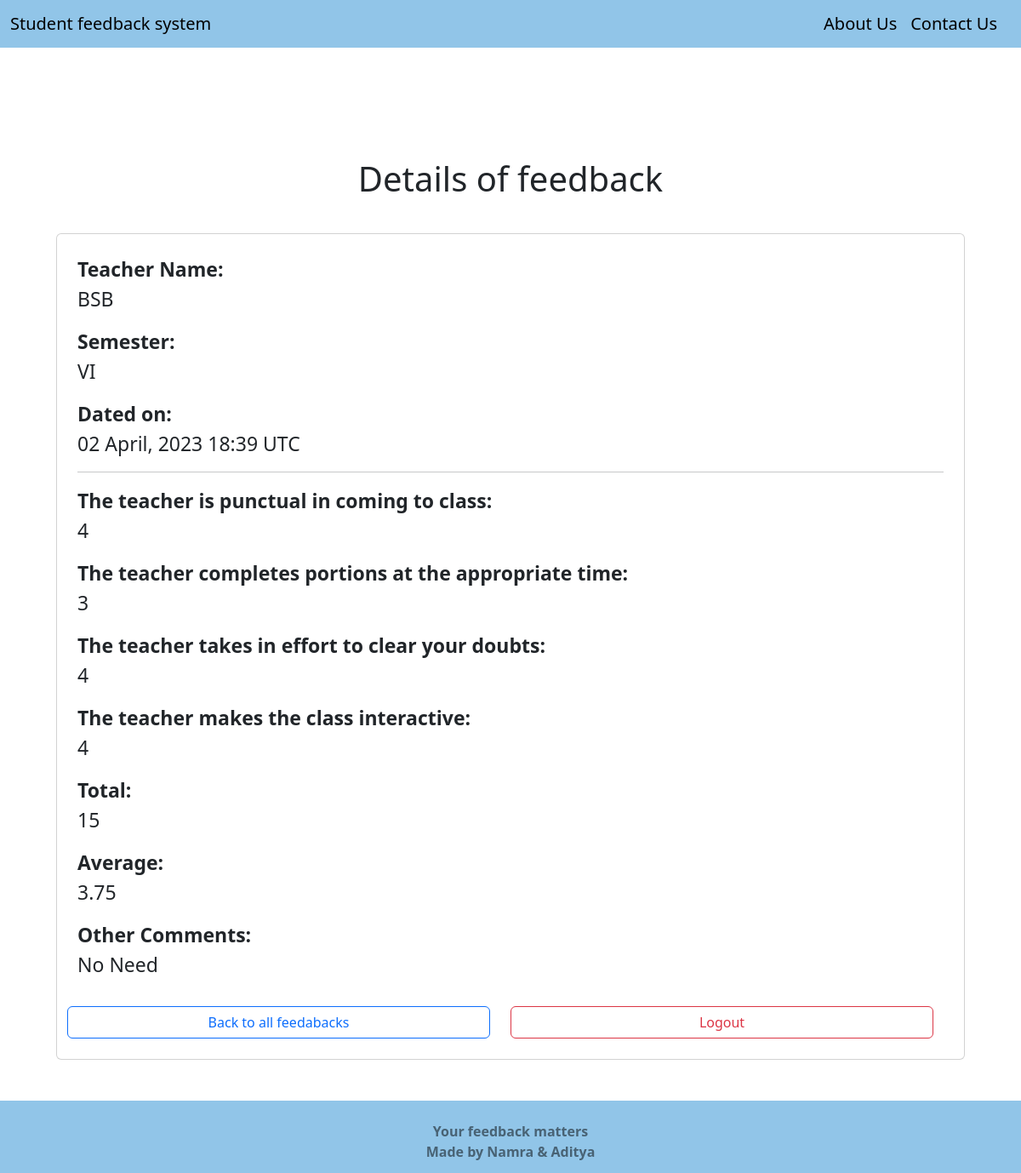
Page /review/faculty_detail_feedback/16/ on the committed database.
### Feedback/models.py (models this page shows, shortened)
class FeedbackData(models.Model):
    CHOICES = (
            (1,'Unsatisfactory'),
            (2,'Satisfactory'),
            (3,'Good'),
            (4,'Very Good'),
            (5,'Outstanding')
            )
    date_submitted = models.DateTimeField(auto_now=True)
    teacher_name = models.ForeignKey(Faculty, verbose_name='Name of Teacher',
                                     on_delete=models.CASCADE)
    semester = models.ForeignKey(Semester, verbose_name='Semester',
                                  on_delete=models.SET_NULL, blank=True, null=True)
    punctuality = models.PositiveSmallIntegerField(verbose_name='The teacher is punctual in coming to class',
                                   default = None, blank=False, null=False,
                                   choices=CHOICES)
    portion = models.PositiveSmallIntegerField(verbose_name='The teacher completes portions at the appropriate time',
                               default = None, blank=False, null=False,
                               choices=CHOICES)
    doubt = models.PositiveSmallIntegerField(verbose_name='The teacher takes in effort to clear your doubts',
                             default = None, blank=False, null=False,
                             choices=CHOICES)
    interactive = models.PositiveSmallIntegerField(verbose_name='The teacher makes the class interactive',
                                   default = None, blank=False, null=False,
                                   choices=CHOICES)
    total = models.PositiveIntegerField()
    average = models.FloatField()
    comments = models.TextField(verbose_name='Any other feedback (your comments)',
                                blank=True)
    class Meta:
        verbose_name = 'Feedback Data'
        verbose_name_plural = 'Feedback Data'
    def __init__(self, *args, **kwargs):
        super(FeedbackData, self).__init__(*args, **kwargs)
        if 'teacher_name' in kwargs:
            self.fields['semester'].queryset = Semester.objects.filter(
                faculty=kwargs['teacher_name']
            )

### Review/models.py (models this page shows, shortened)
class Faculty(models.Model):
    BATCH = (
        ('A','A'),
        ('B','B'),
    )
    name=models.CharField(max_length=100)
    gmail=models.CharField(max_length=100)
    password=models.CharField(max_length=100)
    semester = models.ManyToManyField(Semester)
    subject=models.ManyToManyField(Subject)
    batch=models.CharField(verbose_name='batches',max_length=5,choices=BATCH)
    class Meta:
        verbose_name = 'Faculty'
        verbose_name_plural = 'Faculties'
    def __str__(self):
        return self.name

class Semester(models.Model):
    name=models.CharField(max_length=5)
    def __str__(self):
        return self.name

### Review/views.py (the view)
# urls.py: path('faculty_detail_feedback/<int:pk>/', FacultyFeedbackDetailView.as_view(), name='FacultyFeedbackDetailView'),
class FacultyFeedbackDetailView(DetailView):
    model = FeedbackData
    template_name = 'Review/faculty_detail_feedback.html'
    context_object_name = 'feedback'

### Review/templates/Review/faculty_detail_feedback.html
{% extends 'Home/index.html' %}
{% block content %}
    <div class="container">
        <h1 class="text-center py-3">Details of feedback</h1>
        <div class="card p-4 m-4">
            <p style="font-size: 23px;"><strong>Teacher Name:</strong><br>{{ feedback.teacher_name }}</p>
            <p style="font-size: 23px;"><strong>Semester:</strong><br>{{ feedback.semester }}</p>
            <p style="font-size: 23px;"><strong>Dated on:</strong><br>{{ feedback.date_submitted|date:'d F, Y H:i e' }}</p>
            <hr class="p-0 m-0 mb-3">
            <p style="font-size: 23px;"><strong>The teacher is punctual in coming to class:</strong><br>{{ feedback.punctuality }}</p>
            <p style="font-size: 23px;"><strong>The teacher completes portions at the appropriate time:</strong><br>{{ feedback.portion }}</p>
            <p style="font-size: 23px;"><strong>The teacher takes in effort to clear your doubts:</strong><br>{{ feedback.doubt }}</p>
            <p style="font-size: 23px;"><strong>The teacher makes the class interactive:</strong><br>{{ feedback.interactive }}</p>
            <p style="font-size: 23px;"><strong>Total:</strong><br>{{ feedback.total }}</p>
            <p style="font-size: 23px;"><strong>Average:</strong><br>{{ feedback.average }}</p>
            <p style="font-size: 23px;"><strong>Other Comments:</strong><br>{{ feedback.comments }}</p>
            <div class="row pt-3">
                <a class="btn btn-outline-primary mr-4 col" role="button" href="{% url 'FacultyFeedbackList' %}">Back to all feedabacks</a>
                <a class="btn btn-outline-danger mr-4 col" role="button" href="{% url 'LogoutView' %}">Logout</a>
            </div>
        </div>
    </div>
{% endblock content %}

### Home/static/Home/style.css (style rules this page uses)
body { height: 100%; background-size: 100% 100%; }
html { height: 100%; }
a { border: none; color: black; text-align: center; transition: 0.3s; }
p { font-size: large; }

### rows in the picture
FeedbackData: teacher_name "BSB", semester "VI", date_submitted "02 April, 2023 18:39 UTC", punctuality "4", portion "3", doubt "4", interactive "4", total "15", average "3.75", comments "No Need"
